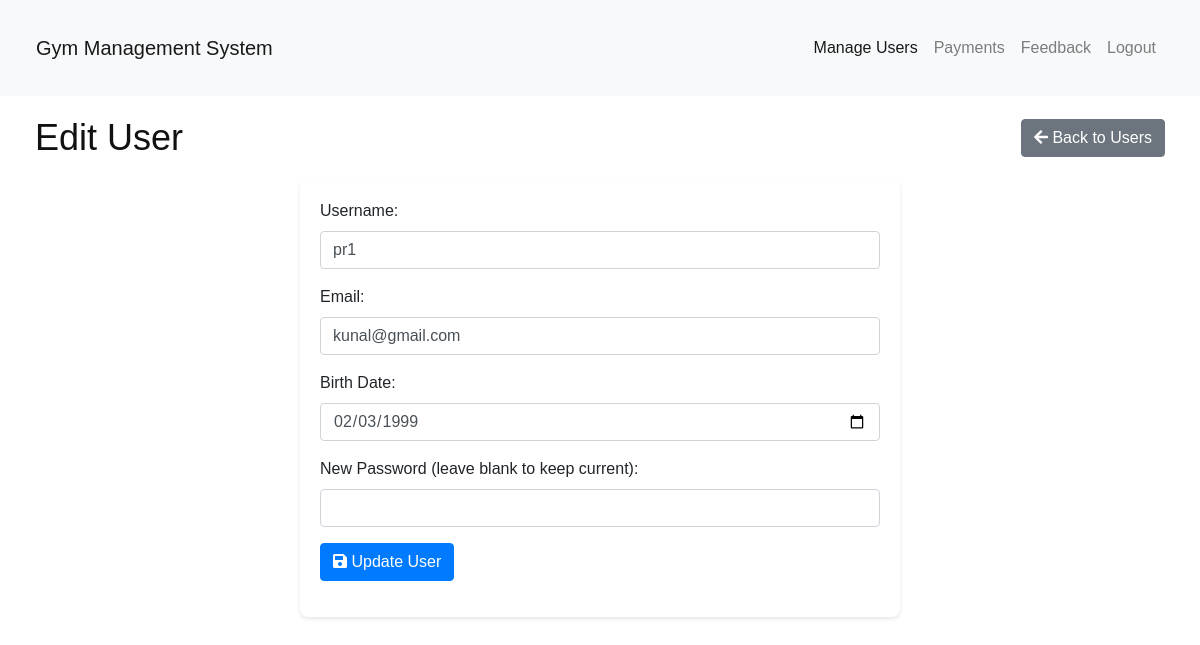
The page /admin_edit_user.php?id=1 (signed in) on the database its author committed.
### tables this page shows
CREATE TABLE `user_data` (
  `sr_no` int(11) NOT NULL,
  `uname` varchar(50) NOT NULL,
  `pass` varchar(500) NOT NULL,
  `email` varchar(50) NOT NULL,
  `b_date` date NOT NULL
);

### admin_edit_user.php (the view, shortened to what this page needs)
<?php
include 'config.php';
$user_id = $_GET['id'];
$stmt = $conn->prepare("SELECT * FROM user_data WHERE sr_no = ?");
$stmt->bind_param("i", $user_id);
$stmt->execute();
$result = $stmt->get_result();
$user = $result->fetch_assoc();
?>
<!DOCTYPE html>
<html lang="en">
<head>
    <link rel="stylesheet" href="css/bootstrap.min.css">
    <link rel="stylesheet" href="css/style.css">
    <link rel="stylesheet" href="https://cdnjs.cloudflare.com/ajax/libs/font-awesome/5.15.4/css/all.min.css">
</head>
<body>
    <nav class="navbar navbar-expand-lg navbar-light bg-light">
        <div class="container">
            <a class="navbar-brand" href="admin_dashboard.php">Gym Management System</a>
            <div class="collapse navbar-collapse" id="navbarNav">
                <ul class="navbar-nav ml-auto">
                    <li class="nav-item active">
                        <a class="nav-link" href="admin_users.php">Manage Users</a>
                    </li>
                    <li class="nav-item">
                        <a class="nav-link" href="admin_payments.php">Payments</a>
                    </li>
                    <li class="nav-item">
                        <a class="nav-link" href="admin_feedback.php">Feedback</a>
                    </li>
                    <li class="nav-item">
                        <a class="nav-link logout-btn" href="admin_logout.php">Logout</a>
                    </li>
                </ul>
            </div>
        </div>
    </nav>
    <div class="container">
        <div class="page-header">
            <h2>Edit User</h2>
            <a href="admin_users.php" class="btn btn-secondary"><i class="fas fa-arrow-left"></i> Back to Users</a>
        </div>
        <div class="form-container">
            <form method="POST" action="">
                <div class="form-group">
                    <label for="username">Username:</label>
                    <input type="text" class="form-control" id="username" name="username" value="<?php echo htmlspecialchars($user['uname']); ?>" required>
                </div>
                <div class="form-group">
                    <label for="email">Email:</label>
                    <input type="email" class="form-control" id="email" name="email" value="<?php echo htmlspecialchars($user['email']); ?>" required>
                </div>
                <div class="form-group">
                    <label for="birth_date">Birth Date:</label>
                    <input type="date" class="form-control" id="birth_date" name="birth_date" value="<?php echo $user['b_date']; ?>" required>
                </div>
                <div class="form-group">
                    <label for="password">New Password (leave blank to keep current):</label>
                    <input type="password" class="form-control" id="password" name="password">
                </div>
                <div class="form-group">
                    <button type="submit" class="btn btn-primary"><i class="fas fa-save"></i> Update User</button>
                </div>
            </form>
        </div>
    </div>
</body>
</html>

### css/style.css (style rules this page uses)
html, body { height: 100%; font-family: "Muli", sans-serif; -webkit-font-smoothing: antialiased; font-smoothing: antialiased; }
h1, h2, h3, h4, h5, h6 { margin: 0; color: #111111; font-weight: 400; font-family: "Oswald", sans-serif; }
h2 { font-size: 36px; }
ul, ol { padding: 0; margin: 0; }
@media only screen and (min-width: 1200px) { .container { max-width: 1170px; } }

### admin_edit_user.php (style rules this page uses)
.container { padding: 20px; }
.form-container { background: #fff; padding: 20px; border-radius: 8px; box-shadow: 0 2px 4px rgba(0,0,0,0.1); max-width: 600px; margin: 0 auto; }
.page-header { display: flex; justify-content: space-between; align-items: center; margin-bottom: 20px; }

### rows shown on the page
user_data: username "pr1", email "kunal@gmail.com", birth_date "02/03/1999"
